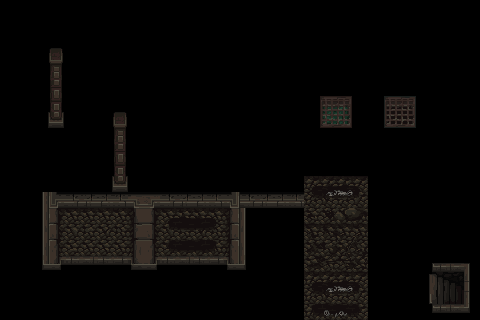

This is a level from a 2D game, rendered from its Tiled map with the project's own tilesets. A one-line summary and the map file follow, with tile-layer data summarised:
An orthogonal 30x20 tile map with 16x16 px tiles, 1 tile layer (Muros), 1 hidden layer not drawn, 2 tilesets.

<map version="1.9" tiledversion="1.9.2" orientation="orthogonal" renderorder="right-down" width="30" height="20" tilewidth="16" tileheight="16" infinite="0" nextlayerid="3" nextobjectid="1">
 <tileset firstgid="1" name="Catacomb1" tilewidth="16" tileheight="16" tilecount="2560" columns="64">
  <image source="Catacombs/mainlevbuild.png" width="1024" height="640" />
 </tileset>
 <tileset firstgid="2561" name="Cave1" tilewidth="16" tileheight="16" tilecount="9792" columns="102">
  <image source="Cave/MainLev2.0.png" width="1632" height="1536" />
 </tileset>
 <layer id="1" name="Muros" width="30" height="20">
  <data>[600 cells, 146 non-empty, 133 distinct tile ids]</data>
 </layer>
 <layer id="2" name="Fondo" width="30" height="20" visible="0">
  <data>[600 cells, 94 non-empty, 57 distinct tile ids]</data>
 </layer>
</map>
